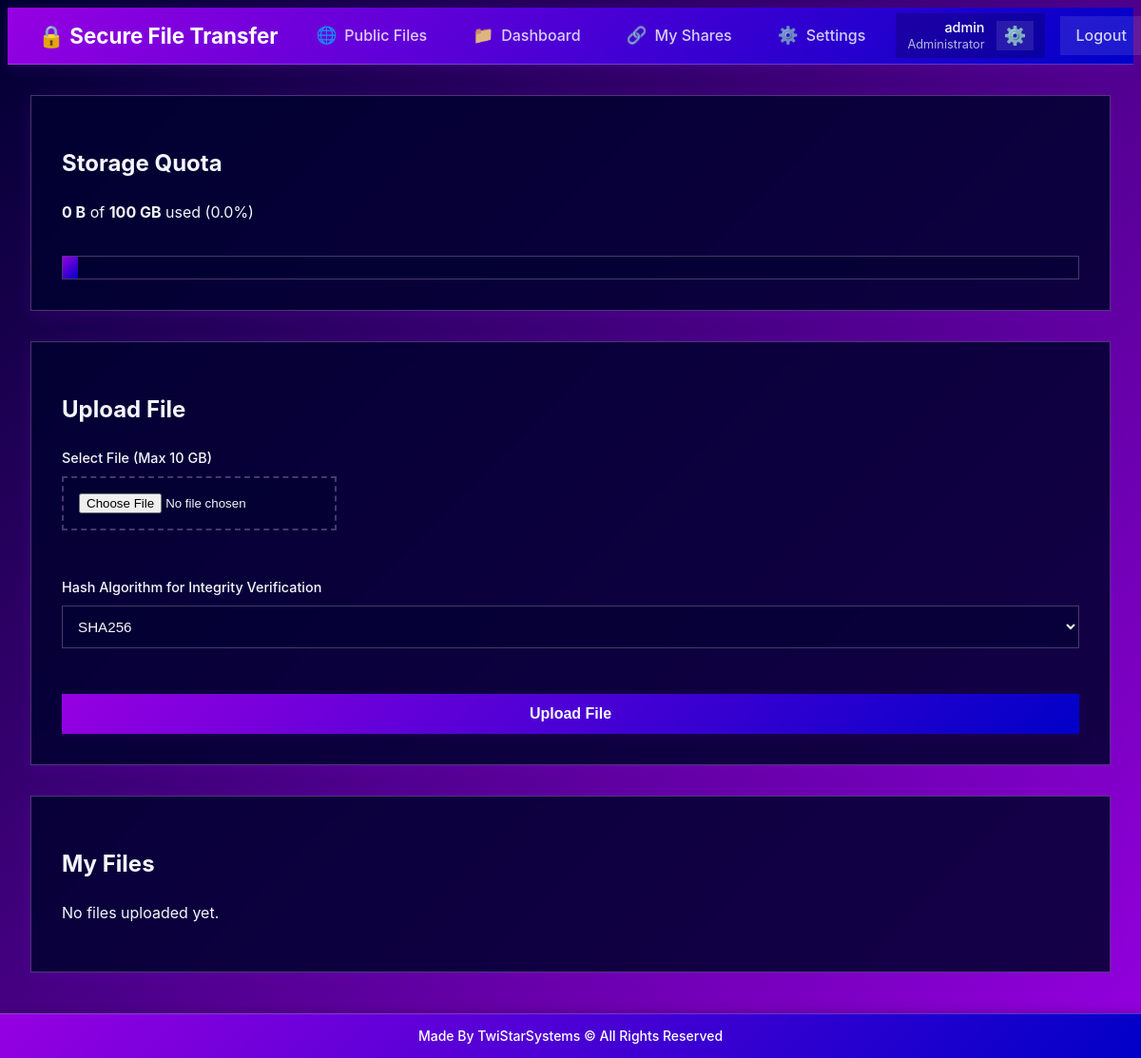
/index.php (signed in), run on the app's committed database.
### tables this page shows
CREATE TABLE IF NOT EXISTS users (
    id INT AUTO_INCREMENT PRIMARY KEY,
    username VARCHAR(50) UNIQUE NOT NULL,
    password_hash VARCHAR(255) NOT NULL,
    email VARCHAR(100),
    role ENUM('admin', 'user') DEFAULT 'user',
    is_admin BOOLEAN DEFAULT FALSE,  
    upload_quota BIGINT DEFAULT 1073741824,  
    used_quota BIGINT DEFAULT 0,
    is_temporary BOOLEAN DEFAULT FALSE,
    expiry_date DATETIME NULL,
    created_at DATETIME DEFAULT CURRENT_TIMESTAMP,
    last_login DATETIME NULL,
    is_active BOOLEAN DEFAULT TRUE
);

### rbac.php (called while the page is built, shortened)
<?php
class RBAC {
    public static function getCurrentRole() {
        if (isset($_SESSION['user_role'])) {
            return $_SESSION['user_role'];
        }
        return 'user';
    }
    public static function isAdmin() {
        return self::getCurrentRole() === 'admin';
    }
    public static function isAuthenticated() {
        $role = self::getCurrentRole();
        return $role === 'admin' || $role === 'user';
    }
    public static function getRoleDisplayName($role) {
        $names = [
            'admin' => 'Administrator',
            'user' => 'User',
            'anonymous' => 'Guest'
        ];
        return $names[$role] ?? 'Unknown';
    }
}
?>

### auth.php (called while the page is built, shortened)
<?php
require_once 'db.php';
require_once 'rbac.php';
class Auth {
    private $db;
    public function __construct($db) {
        $this->db = $db;
    }
    public function getCurrentUser() {
        if (isset($_SESSION['user_id'])) {
            $sql = "SELECT * FROM users WHERE id = ?";
            return $this->db->fetch($sql, [$_SESSION['user_id']]);
        }
        return null;
    }
}
?>

### db.php (called while the page is built, shortened)
<?php
class Database {
    private $conn;
    public function __construct() {
        try {
            $this->conn = new PDO(
                "mysql:host=" . DB_HOST . ";dbname=" . DB_NAME,
                DB_USER,
                DB_PASS,
                array(PDO::ATTR_ERRMODE => PDO::ERRMODE_EXCEPTION)
            );
        } catch(PDOException $e) {
            die("Database connection failed: " . $e->getMessage());
        }
    }
    public function query($sql, $params = []) {
        try {
            $stmt = $this->conn->prepare($sql);
            $stmt->execute($params);
            return $stmt;
        } catch(PDOException $e) {
            error_log("Database query error: " . $e->getMessage());
            return false;
        }
    }
    public function fetch($sql, $params = []) {
        $stmt = $this->query($sql, $params);
        return $stmt ? $stmt->fetch(PDO::FETCH_ASSOC) : false;
    }
}
?>

### files.php (called while the page is built, shortened)
<?php
require_once 'db.php';
require_once 'auth.php';
require_once 'rbac.php';
class FileManager {
    private $db;
    private $auth;
    public function __construct($db, $auth) {
        $this->db = $db;
        $this->auth = $auth;
    }
    public function getFiles() {
        $user = $this->auth->getCurrentUser();
        $accessCode = $this->auth->getCurrentAccessCode();
        if ($user) {
            if (RBAC::isAdmin()) {
                $sql = "SELECT f.*, u.username as uploaded_by_username
                        FROM files f
                        LEFT JOIN users u ON f.uploaded_by_user = u.id
                        ORDER BY f.upload_date DESC";
                return $this->db->fetchAll($sql);
            } else {
                $sql = "SELECT * FROM files WHERE uploaded_by_user = ? ORDER BY upload_date DESC";
                return $this->db->fetchAll($sql, [$user['id']]);
            }
        } elseif ($accessCode) {
            $sql = "SELECT * FROM files WHERE uploaded_by_code = ? ORDER BY upload_date DESC";
            return $this->db->fetchAll($sql, [$accessCode['id']]);
        }
        return [];
    }
    public function formatBytes($bytes, $precision = 2) {
        $units = ['B', 'KB', 'MB', 'GB', 'TB'];
        for ($i = 0; $bytes > 1024 && $i < count($units) - 1; $i++) {
            $bytes /= 1024;
        }
        return round($bytes, $precision) . ' ' . $units[$i];
    }
}
?>

### index.php (the view, shortened to what this page needs)
<?php
require_once 'db.php';
require_once 'auth.php';
require_once 'files.php';
require_once 'rbac.php';
$db = new Database();
$auth = new Auth($db);
$fileManager = new FileManager($db, $auth);
$currentUser = $auth->getCurrentUser();
$currentAccessCode = $auth->getCurrentAccessCode();
$files = $fileManager->getFiles();
if ($currentUser) {
    $quotaUsed = $currentUser['used_quota'];
    $quotaTotal = $currentUser['upload_quota'];
    $quotaPercent = $quotaTotal > 0 ? ($quotaUsed / $quotaTotal) * 100 : 0;
} elseif ($currentAccessCode) {
    $quotaUsed = $currentAccessCode['used_quota'];
    $quotaTotal = $currentAccessCode['upload_quota'];
    $quotaPercent = $quotaTotal > 0 ? ($quotaUsed / $quotaTotal) * 100 : 0;
}
?>
<!DOCTYPE html>
<html lang="en">
<head>
    <link rel="stylesheet" href="style.css">
</head>
<body class="simple-page">
    <?php include 'header.php'; ?>
    <div class="container">
        <div class="card">
            <h2>Storage Quota</h2>
            <div class="quota-info">
                <strong><?php echo $fileManager->formatBytes($quotaUsed); ?></strong> of
                <strong><?php echo $fileManager->formatBytes($quotaTotal); ?></strong> used
                (<?php echo number_format($quotaPercent, 1); ?>%)
            </div>
            <div class="quota-bar">
                <div class="quota-bar-fill" style="width: <?php echo min($quotaPercent, 100); ?>%"></div>
            </div>
        </div>
        <div class="card">
            <h2>Upload File</h2>
            <form method="POST" enctype="multipart/form-data" class="upload-form">
                <div class="form-group">
                    <label for="file">Select File (Max <?php echo $fileManager->formatBytes(MAX_FILE_SIZE); ?>)</label>
                    <input type="file" id="file" name="file" required>
                </div>
                <div class="form-group">
                    <label for="hash_algorithm">Hash Algorithm for Integrity Verification</label>
                    <select id="hash_algorithm" name="hash_algorithm">
                        <?php foreach (HASH_ALGORITHMS as $algo): ?>
                            <option value="<?php echo $algo; ?>" <?php echo $algo === DEFAULT_HASH_ALGORITHM ? 'selected' : ''; ?>>
                                <?php echo strtoupper($algo); ?>
                            </option>
                        <?php endforeach; ?>
                    </select>
                </div>
                <button type="submit" class="btn">Upload File</button>
            </form>
        </div>
        <div class="card">
            <h2>My Files</h2>
            <?php if (empty($files)): ?>
                <p>No files uploaded yet.</p>
            <?php endif; ?>
        </div>
    </div>
    <?php include 'footer.php'; ?>
</body>
</html>

### header.php (shortened to what this page needs)
<?php
require_once 'rbac.php';
$headerRole = RBAC::getCurrentRole();
$headerIsAuthenticated = RBAC::isAuthenticated();
$headerIsAdmin = RBAC::isAdmin();
?>
<div class="header simple-gradient">
    <div class="header-content">
        <h1><a href="<?php echo $headerIsAuthenticated ? 'index.php' : 'public.php'; ?>" class="logo-link">🔒 <?php echo SITE_NAME; ?></a></h1>
        <div class="header-right">
            <a href="public.php" class="header-btn" title="Public Files">
                <span class="icon">🌐</span> Public Files
            </a>
            <?php if ($headerIsAuthenticated): ?>
                <a href="index.php" class="header-btn" title="Dashboard">
                    <span class="icon">📁</span> Dashboard
                </a>
                <a href="my_shares.php" class="header-btn" title="My Shares">
                    <span class="icon">🔗</span> My Shares
                </a>
                <?php if ($headerIsAdmin): ?>
                    <a href="admin.php" class="header-btn" title="Settings">
                        <span class="icon">⚙️</span> Settings
                    </a>
                <?php endif; ?>
                <div class="user-info">
                    <div class="user-details">
                        <strong><?php echo isset($currentUser) && $currentUser ? htmlspecialchars($currentUser['username']) : 'Access Code User'; ?></strong>
                        <small><?php echo RBAC::getRoleDisplayName($headerRole); ?></small>
                    </div>
                    <a href="settings.php" class="user-settings-btn" title="Settings">
                        <span class="icon">⚙️</span>
                    </a>
                </div>
                <a href="?action=logout" class="header-btn btn-logout" title="Logout">
                    Logout
                </a>
            <?php endif; ?>
        </div>
    </div>
</div>

### data on the page
users: username "admin", username "Administrator", used_quota "0 B", upload_quota "100 GB", quotaPercent "0.0"

### other printed values
SITE_NAME "Secure File Transfer"
$fileManager->formatBytes(MAX_FILE_SIZE) "10 GB"
form field hash_algorithm "SHA256"
